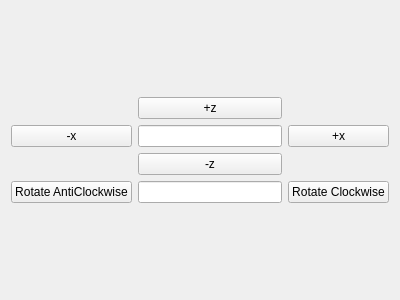
<?xml version="1.0" encoding="UTF-8"?>
<ui version="4.0">
 <class>itemMenu</class>
 <widget class="QWidget" name="itemMenu">
  <property name="geometry">
   <rect>
    <x>0</x>
    <y>0</y>
    <width>400</width>
    <height>300</height>
   </rect>
  </property>
  <property name="windowTitle">
   <string>Form</string>
  </property>
  <layout class="QVBoxLayout" name="verticalLayout">
   <item>
    <layout class="QGridLayout" name="gridLayout">
     <item row="0" column="1">
      <widget class="QPushButton" name="zPosBtn">
       <property name="text">
        <string>+z</string>
       </property>
      </widget>
     </item>
     <item row="1" column="1">
      <widget class="QLineEdit" name="coordinateInput"/>
     </item>
     <item row="2" column="1">
      <widget class="QPushButton" name="zNegBtn">
       <property name="text">
        <string>-z</string>
       </property>
      </widget>
     </item>
     <item row="1" column="0">
      <widget class="QPushButton" name="xNegBtn">
       <property name="text">
        <string>-x</string>
       </property>
      </widget>
     </item>
     <item row="1" column="2">
      <widget class="QPushButton" name="xPosBtn">
       <property name="text">
        <string>+x</string>
       </property>
      </widget>
     </item>
     <item row="3" column="0">
      <widget class="QPushButton" name="rotateAClockwiseBtn">
       <property name="text">
        <string>Rotate AntiClockwise</string>
       </property>
      </widget>
     </item>
     <item row="3" column="2">
      <widget class="QPushButton" name="rotateClockwise">
       <property name="text">
        <string>Rotate Clockwise</string>
       </property>
      </widget>
     </item>
     <item row="3" column="1">
      <widget class="QLineEdit" name="angleInput"/>
     </item>
    </layout>
   </item>
  </layout>
 </widget>
 <resources/>
 <connections/>
</ui>
